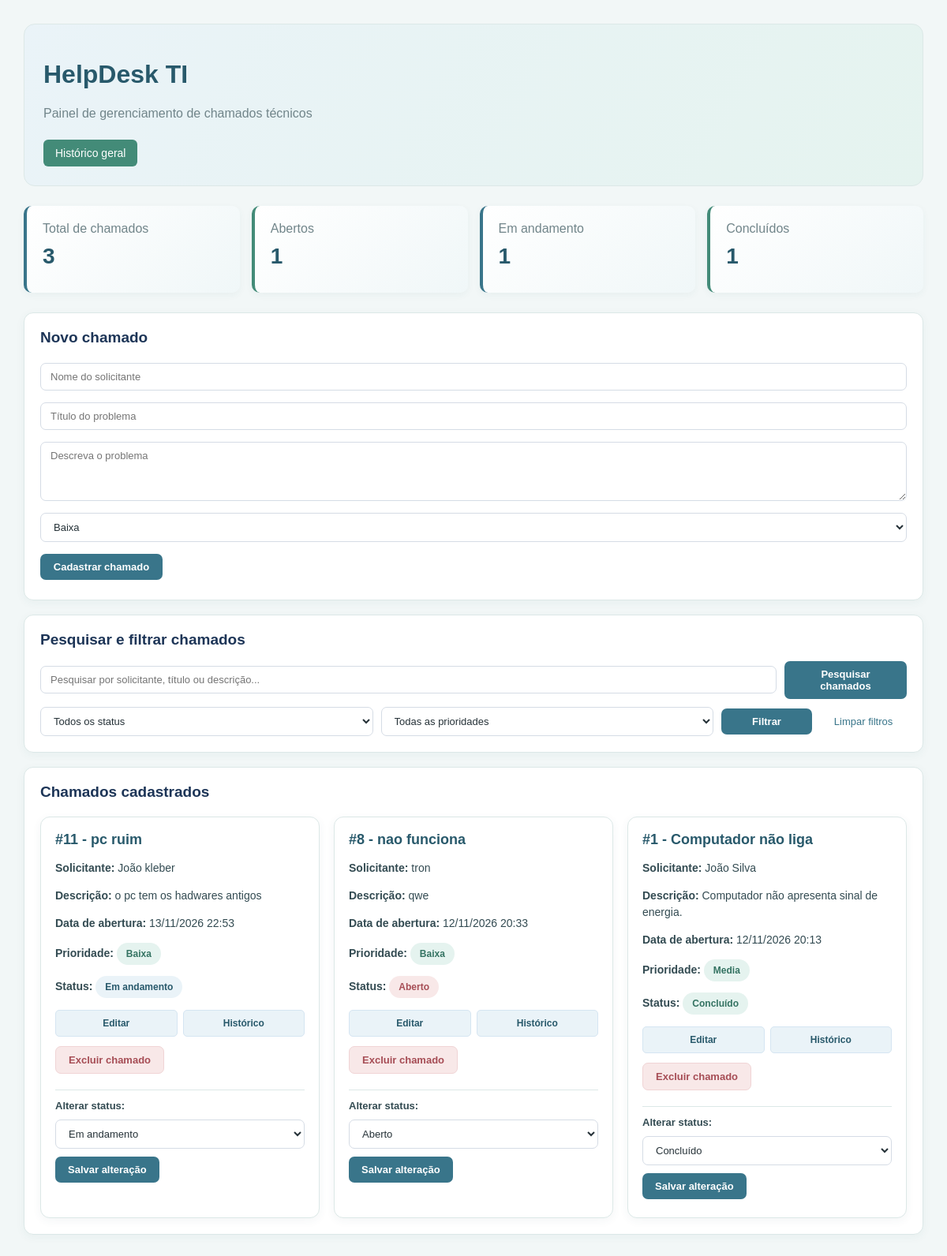
The page / on the database its author committed.
### tables this page shows
CREATE TABLE chamados (
            id INTEGER PRIMARY KEY AUTOINCREMENT,
            solicitante TEXT NOT NULL,
            titulo TEXT NOT NULL,
            descricao TEXT NOT NULL,
            prioridade TEXT NOT NULL,
            status TEXT DEFAULT 'Aberto'
        , data_abertura TEXT);

### app.py (the view, shortened to what this page needs)
@app.route("/")
def inicio():
    banco = conectar()
    status = request.args.get("status", "")
    prioridade = request.args.get("prioridade", "")
    busca = request.args.get("busca", "")
    sql = "SELECT * FROM chamados WHERE 1=1"
    parametros = []
    if status:
        sql += " AND status = ?"
        parametros.append(status)
    if prioridade:
        sql += " AND prioridade = ?"
        parametros.append(prioridade)
    sql += " ORDER BY id DESC"
    chamados = banco.execute(sql, parametros).fetchall()
    total = banco.execute(
        "SELECT COUNT(*) FROM chamados"
    ).fetchone()[0]
    abertos = banco.execute(
        "SELECT COUNT(*) FROM chamados WHERE status = 'Aberto'"
    ).fetchone()[0]
    andamento = banco.execute(
        "SELECT COUNT(*) FROM chamados WHERE status = 'Em andamento'"
    ).fetchone()[0]
    concluidos = banco.execute(
        "SELECT COUNT(*) FROM chamados WHERE status = 'Concluído'"
    ).fetchone()[0]
    banco.close()
    return render_template(
        "index.html",
        chamados=chamados,
        total=total,
        abertos=abertos,
        andamento=andamento,
        concluidos=concluidos,
        status_selecionado=status,
        prioridade_selecionada=prioridade
    )

### app.py (called while the page is built)
def conectar():
    return sqlite3.connect("database.db")

### templates/index.html (shortened to what this page needs)
<!DOCTYPE html>
<html lang="pt-br">
<head>
</head>
<body>
    <div class="cabecalho">
        <h1>HelpDesk TI</h1>
        <p>Painel de gerenciamento de chamados técnicos</p>
        <a href="/historico-geral" class="botao-historico">
            Histórico geral
        </a>
    </div>
    <div class="painel">
        <div class="card">
            <p>Total de chamados</p>
            <h2>{{ total }}</h2>
        </div>
        <div class="card">
            <p>Abertos</p>
            <h2>{{ abertos }}</h2>
        </div>
        <div class="card">
            <p>Em andamento</p>
            <h2>{{ andamento }}</h2>
        </div>
        <div class="card">
            <p>Concluídos</p>
            <h2>{{ concluidos }}</h2>
        </div>
    </div>
    <div class="container">
        <h2>Novo chamado</h2>
        <form action="/cadastrar" method="POST">
            <input
                type="text"
                name="solicitante"
                placeholder="Nome do solicitante"
                required
            >
            <input
                type="text"
                name="titulo"
                placeholder="Título do problema"
                required
            >
            <textarea
                name="descricao"
                placeholder="Descreva o problema"
                required
            ></textarea>
            <select name="prioridade">
                <option value="Baixa">Baixa</option>
            </select>
            <button type="submit">Cadastrar chamado</button>
        </form>
    </div>
    <div class="container">
        <h2>Pesquisar e filtrar chamados</h2>
        <form action="/" method="GET">
            <input
                type="text"
                name="busca"
                placeholder="Pesquisar por solicitante, título ou descrição..."
                value="{{ busca }}"
            >
            <button type="submit">Pesquisar chamados</button>
        </form>
        <form action="/" method="GET" class="filtros">
            <select name="status">
                <option value="">Todos os status</option>
            </select>
            <select name="prioridade">
                <option value="">Todas as prioridades</option>
            </select>
            <button type="submit">Filtrar</button>
            <a href="/" class="limpar">Limpar filtros</a>
        </form>
    </div>
    <div class="container">
        <h2>Chamados cadastrados</h2>
        <div class="grade-chamados">
            {% for chamado in chamados %}
                <div class="chamado">
                    <h3>#{{ chamado[0] }} - {{ chamado[2] }}</h3>
                    <p>
                        <b>Solicitante:</b> {{ chamado[1] }}
                    </p>
                    <p>
                        <b>Descrição:</b> {{ chamado[3] }}
                    </p>
                    <p>
                        <b>Data de abertura:</b> {{ chamado[6] }}
                    </p>
                    <p>
                        <b>Prioridade:</b>
                        <span class="badge-status
                            {% if chamado[4] == 'Alta' %}prioridade-alta
                            {% elif chamado[4] == 'Média' %}prioridade-media
                            {% else %}prioridade-baixa{% endif %}">
                            {{ chamado[4] }}
                        </span>
                    </p>
                    <p>
                        <b>Status:</b>
                        <span class="badge-status
                            {% if chamado[5] == 'Aberto' %}aberto
                            {% elif chamado[5] == 'Em andamento' %}andamento
                            {% else %}concluido{% endif %}">
                            {{ chamado[5] }}
                        </span>
                    </p>
                    <div class="acoes-chamado">
                        <a
                            class="botao-editar"
                            href="/editar/{{ chamado[0] }}"
                        >
                            Editar
                        </a>
                        <a
                            class="botao-editar"
                            href="/historico/{{ chamado[0] }}"
                        >
                            Histórico
                        </a>
                        <form
                            class="form-excluir"
                            action="/excluir/{{ chamado[0] }}"
                            method="POST"
                            onsubmit="return confirm('Tem certeza que deseja excluir este chamado?');"
                        >
                            <button
                                type="submit"
                                class="botao-excluir"
                            >
                                Excluir chamado
                            </button>
                        </form>
                    </div>
                    <form
                        class="status-form"
                        action="/atualizar/{{ chamado[0] }}"
                        method="POST"
                    >
                        <label>Alterar status:</label>
                        <select name="status">
                            <option value="Aberto"
                            {% if chamado[5] == 'Aberto' %}selected{% endif %}>
                                Aberto
                            </option>
                            <option value="Em andamento"
                            {% if chamado[5] == 'Em andamento' %}selected{% endif %}>
                                Em andamento
                            </option>
                            <option value="Concluído"
                            {% if chamado[5] == 'Concluído' %}selected{% endif %}>
                                Concluído
                            </option>
                        </select>
                        <button type="submit">
                            Salvar alteração
                        </button>
                    </form>
                </div>
            {% else %}
                <p>Nenhum chamado encontrado.</p>
            {% endfor %}
        </div>
    </div>
</body>
</html>

### rows shown on the page
chamados: id "11", titulo "pc ruim", solicitante "João kleber", descricao "o pc tem os hadwares antigos", data_abertura "13/11/2026 22:53", prioridade "Baixa", status "Em andamento"
chamados: id "8", titulo "nao funciona", solicitante "tron", descricao "qwe", data_abertura "12/11/2026 20:33", prioridade "Baixa", status "Aberto"
chamados: id "1", titulo "Computador não liga", solicitante "João Silva", descricao "Computador não apresenta sinal de energia.", data_abertura "12/11/2026 20:13", prioridade "Media", status "Concluído"

### other values the page prints
{{ total }} "3"
{{ abertos }} "1"
{{ andamento }} "1"
{{ concluidos }} "1"
